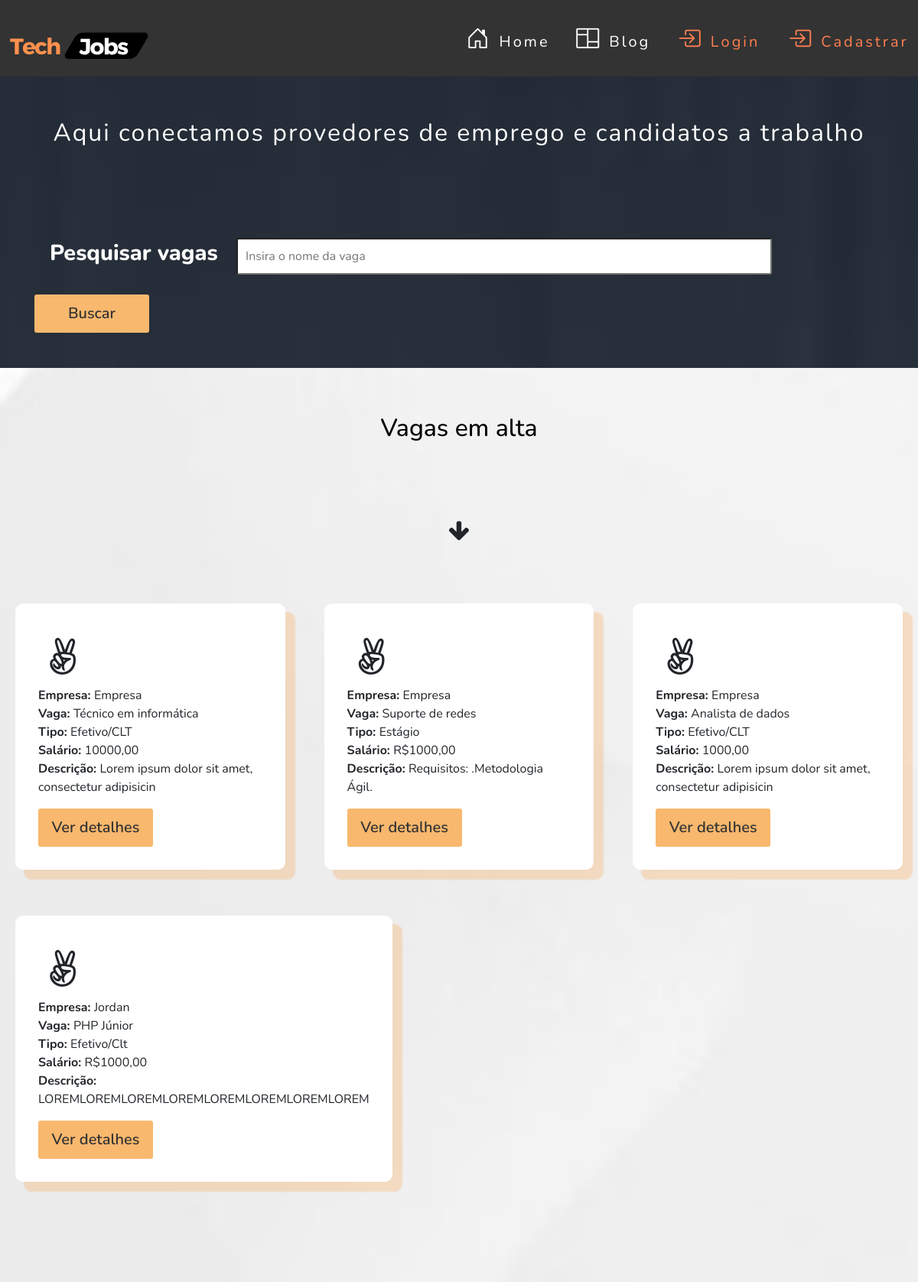
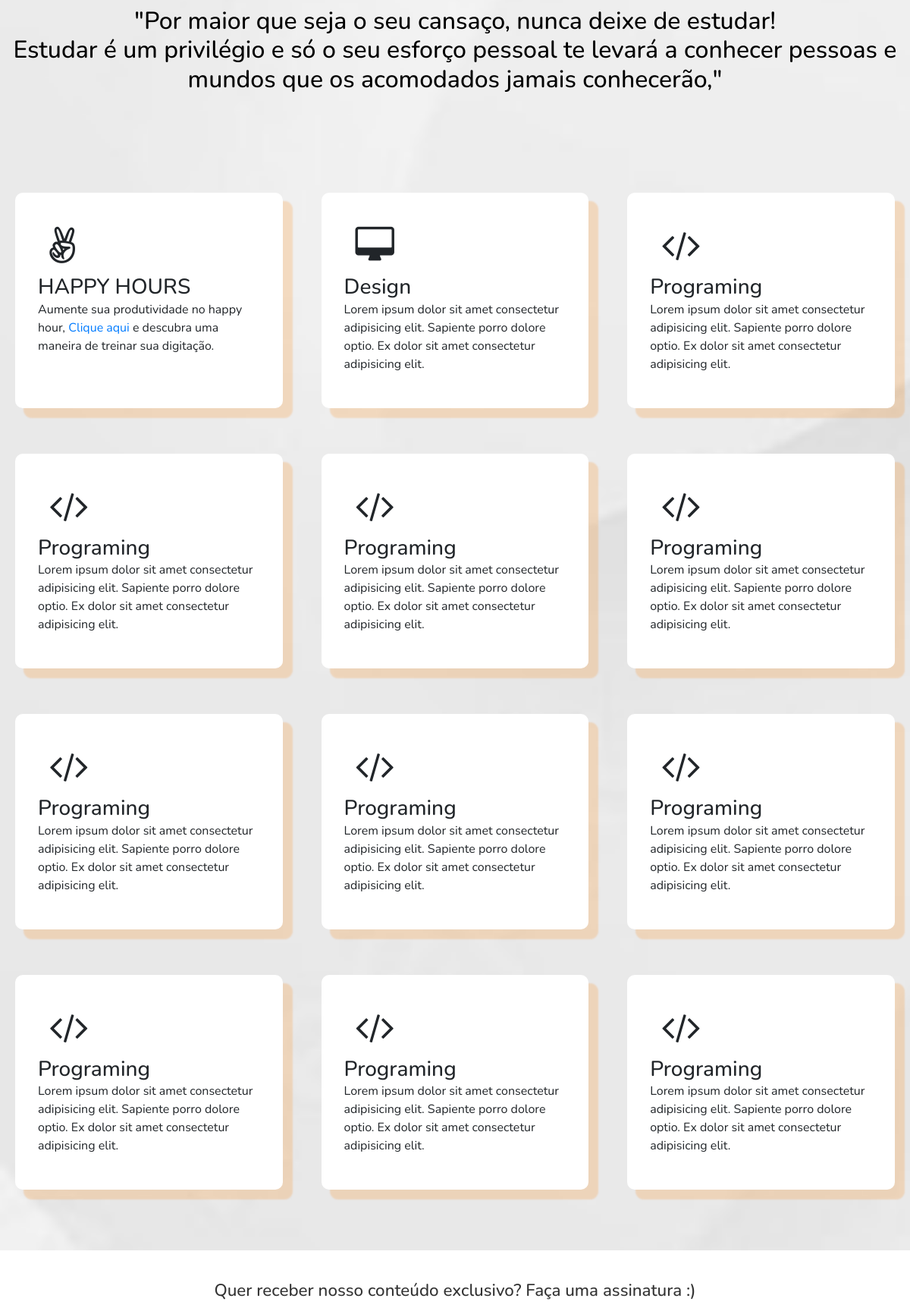
The app's page /view/index.php (upper part) with its own data (2 pictures, top to bottom).
### tables this page shows
CREATE TABLE `vaga` (
  `id` int NOT NULL,
  `nome` varchar(50) NOT NULL,
  `tipo` varchar(30) NOT NULL,
  `descricao` longtext NOT NULL,
  `salario` varchar(50) NOT NULL,
  `carga_horaria` varchar(100) NOT NULL,
  `data_publicacao` date NOT NULL,
  `data_expiracao` date NOT NULL,
  `usuario_id` int DEFAULT NULL
);

CREATE TABLE `usuario` (
  `id` int NOT NULL,
  `nome` varchar(40) DEFAULT NULL,
  `razao_social` varchar(50) DEFAULT NULL,
  `cpf` varchar(20) DEFAULT NULL,
  `cnpj` varchar(18) DEFAULT NULL,
  `senha` varchar(50) DEFAULT NULL,
  `email` varchar(50) NOT NULL,
  `sexo` varchar(20) DEFAULT NULL,
  `ddi` varchar(6) DEFAULT NULL,
  `ddd` varchar(20) DEFAULT NULL,
  `numero` varchar(17) DEFAULT NULL,
  `cep` varchar(15) DEFAULT NULL,
  `cidade` varchar(30) DEFAULT NULL,
  `logradouro` varchar(10) DEFAULT NULL,
  `bairro` varchar(30) DEFAULT NULL,
  `lote` varchar(10) DEFAULT NULL,
  `rua` varchar(30) DEFAULT NULL,
  `complemento` varchar(20) DEFAULT NULL,
  `perfil_id` int DEFAULT NULL
);

### src/database/conexao.php (called while the page is built)
<?php
class Conexao
{
    public static function getConexao()
    {
        try {
            return new PDO("mysql:host=127.0.0.1;dbname=techjobsdb", "root", "");
        } catch (\PDOException $e) {
            echo 'Error ao conectar com banco de dados. ' . $e->getMessage();
            return null;
        }
    }
}

### src/dao/vagadao.php (called while the page is built, shortened)
<?php
include_once __DIR__ . '/../database/conexao.php';
class  VagaDAO
{
    private $dbh;
    public function __construct()
    {
        $this->dbh = Conexao::getConexao();
    }
    public function getAll()
    {
        $query = "SELECT * FROM vaga";
        $stmt = $this->dbh->query($query);
        $rows = $stmt->fetchAll();
        $this->dbh = null;
        return $rows;
    }
}

### src/dao/usuariodao.php (called while the page is built, shortened)
<?php
include_once __DIR__ . '/../database/conexao.php';
class  UsuarioDAO
{
    private $dbh;
    public function __construct()
    {
        $this->dbh = Conexao::getConexao();
    }
    public function getById($id)
    {
        $query = "SELECT * FROM usuario WHERE id = :id";
        $stmt = $this->dbh->prepare($query);
        $stmt->bindParam(":id", $id);
        $stmt->execute();
        $row = $stmt->fetch(PDO::FETCH_BOTH);
        $this->dbh = null;
        return $row;
    }
}

### vaga/all.php (the view, shortened to what this page needs)
<?php
require_once __DIR__ . '/../src/dao/vagadao.php';
require_once __DIR__ . '/../src/dao/usuariodao.php';
$dao = new VagaDAO();
$vagas = $dao->getAll();
foreach ($vagas
as $vaga) { ?>
    <?php
    $id = $vaga['usuario_id'];
    $dao1 = new UsuarioDAO();
    $usuario = $dao1->getById($id);
    ?>
    <article>
        <div class="icon"><i class="fa fa-3x fa-angellist"></i></div>
        <?php echo '<strong>Empresa: </strong>' . $usuario[1]  ?><br>
        <div class="content" title="<?= $vaga['descricao'] ?>">
            <?php echo '<strong>Vaga: </strong>' . $vaga['nome'] ?><br>
            <p><?php echo '<strong>Tipo: </strong> ' . $vaga['tipo'] ?><br>
                <?php echo '<strong>Salário: </strong> ' . $vaga['salario'] ?><br>
                <?php echo '<strong>Descrição: </strong> ' .
                    substr($vaga['descricao'], 0,
                        (strlen($vaga['descricao']) >= 50 ? 50 :
                            strlen($vaga['descricao']))) ?>
            </p>
            <span class="btn-orange">
                                    <a href="../vaga/candidatar.php?id=<?= $vaga['id'] ?>"><button type="submit"
                                                                                                class="btn-primary btn-lg">Ver detalhes</button></a>
                                </span>
        </div>
    </article>
    <?php } ?>

### assets/css/style.css (style rules this page uses)
* { margin: 0; padding: 0; box-sizing: border-box; font-family: Nunito, Arial, Helvetica, sans-serif; }
body { background-color: #eee; animation-name: FadeIn; animation-duration: .6s; animation-delay: .5s; animation-timing-function: ease-in-out; animation-fill-mode: backwards; animation-direction: alternate; font-family: Arial, Helvetica, sans-serif; background: url("../img/0-white-bg-1.jpeg"); background-size: cover; overflow-x: hidden; }
.btn-orange a button { border: none; padding: 10px; width: 150px; background-color: rgb(248, 184, 110); color: #333333; text-align: center; text-decoration: none; font-weight: 600; border-radius: 3px; cursor: pointer; transition: 0.6s; }
.btn-orange button { border: none; padding: 10px; width: 150px; background-color: rgb(248, 184, 110); color: #333333; text-align: center; text-decoration: none; font-weight: 600; border-radius: 3px; cursor: pointer; transition: 0.6s; }
.main-blog .main-blog-content article { flex-basis: calc(33% - 30px); margin-bottom: 60px; border: none #e2dddd; border-radius: 10px; background-color: #fff; box-shadow: 12px 12px 2px 1px rgba(255, 132, 0, 0.2); padding: 30px; }
.main-blog .main-blog-content article .icon { padding: 15px; margin: 0 auto; }
a { text-decoration: none }

### records on screen
vaga: usuario.nome "Empresa", nome "Técnico em informática", tipo "Efetivo/CLT", salario "10000,00", descricao "Lorem ipsum dolor sit amet, consectetur adipisicin"
vaga: usuario.nome "Empresa", nome "Suporte de redes", tipo "Estágio", salario "R$1000,00", descricao "Requisitos: .Metodologia Ágil."
vaga: usuario.nome "Empresa", nome "Analista de dados", tipo "Efetivo/CLT", salario "1000,00", descricao "Lorem ipsum dolor sit amet, consectetur adipisicin"
vaga: usuario.nome "Jordan", nome "PHP Júnior", tipo "Efetivo/Clt", salario "R$1000,00", descricao "LOREMLOREMLOREMLOREMLOREMLOREMLOREMLOREM"
